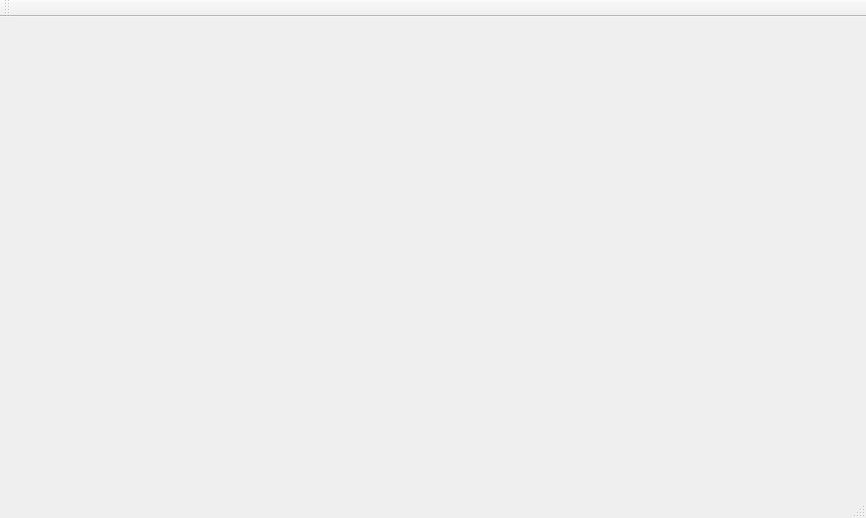
<?xml version="1.0" encoding="UTF-8"?>
<ui version="4.0">
 <class>MainWindow</class>
 <widget class="QMainWindow" name="MainWindow">
  <property name="geometry">
   <rect>
    <x>0</x>
    <y>0</y>
    <width>866</width>
    <height>518</height>
   </rect>
  </property>
  <property name="windowTitle">
   <string>MainWindow</string>
  </property>
  <widget class="QWidget" name="centralWidget"/>
  <widget class="QMenuBar" name="menuBar">
   <property name="geometry">
    <rect>
     <x>0</x>
     <y>0</y>
     <width>866</width>
     <height>26</height>
    </rect>
   </property>
  </widget>
  <widget class="QToolBar" name="mainToolBar">
   <attribute name="toolBarArea">
    <enum>TopToolBarArea</enum>
   </attribute>
   <attribute name="toolBarBreak">
    <bool>false</bool>
   </attribute>
  </widget>
  <widget class="QStatusBar" name="statusBar"/>
 </widget>
 <layoutdefault spacing="6" margin="11"/>
 <resources/>
 <connections/>
</ui>
